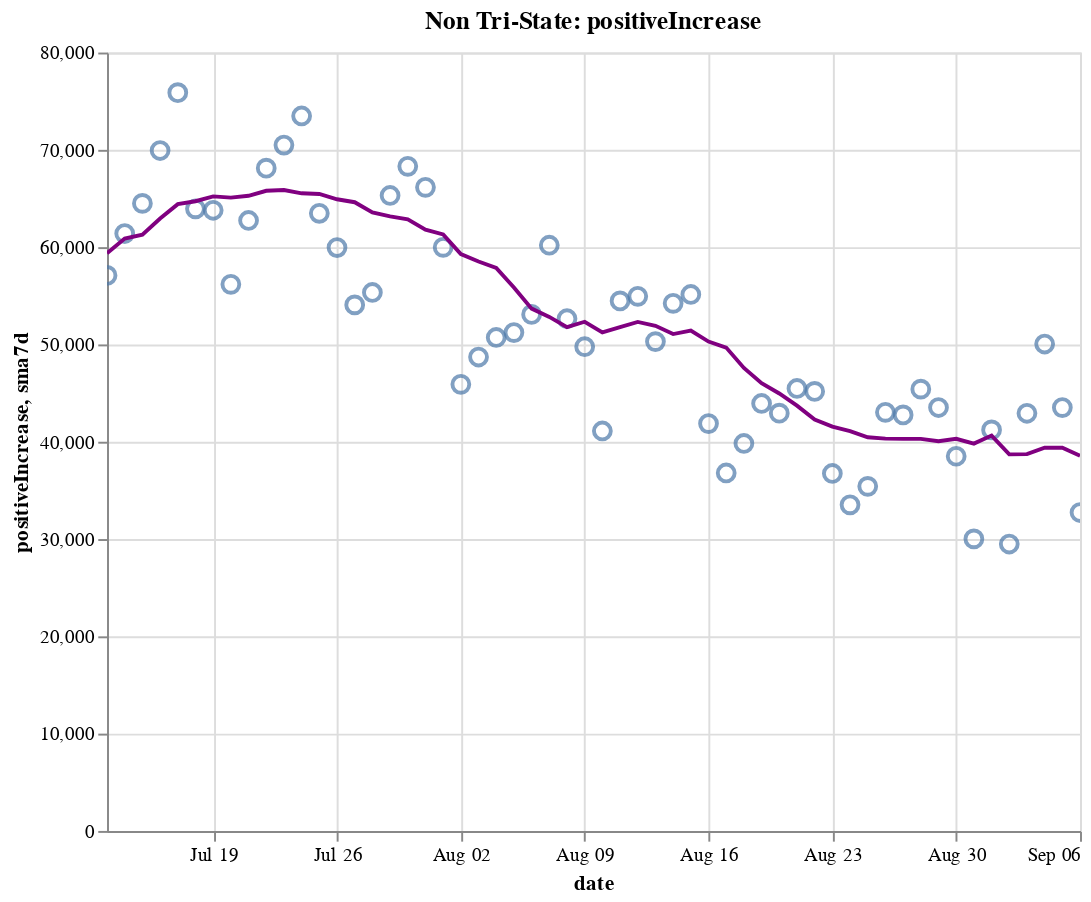

Notebook code for this chart:
### Code cell
create_plot(non_tristate, 'positiveIncrease')

### Figure 1 — Vega-Lite specification as saved in the notebook (floating-point values rounded to 4 significant figures)
{"config": {"view": {"continuousWidth": 400, "continuousHeight": 300}}, "layer": [{"layer": [{"mark": {"type": "point", "size": 75}, "encoding": {"tooltip": [{"type": "temporal", "field": "date"}, {"type": "quantitative", "field": "positiveIncrease"}, {"type": "quantitative", "field": "sma7d"}], "x": {"type": "temporal", "field": "date"}, "y": {"type": "quantitative", "field": "positiveIncrease"}}, "selection": {"selector014": {"type": "interval", "bind": "scales", "encodings": ["x", "y"]}}}, {"mark": {"type": "line", "color": "purple"}, "encoding": {"x": {"type": "temporal", "field": "date"}, "y": {"type": "quantitative", "field": "sma7d"}}}]}, {"mark": {"type": "rule", "color": "#aaa"}, "encoding": {"x": {"type": "temporal", "field": "date"}}, "transform": [{"filter": {"selection": "selector013"}}]}, {"mark": "circle", "encoding": {"opacity": {"condition": {"value": 1, "selection": "selector013"}, "value": 0}, "tooltip": [{"type": "temporal", "field": "date"}, {"type": "quantitative", "field": "positiveIncrease"}, {"type": "quantitative", "field": "sma7d"}], "x": {"type": "temporal", "field": "date"}, "y": {"type": "quantitative", "field": "positiveIncrease"}}, "selection": {"selector013": {"type": "single", "encodings": ["x"], "on": "mouseover", "nearest": true, "empty": "none"}}}, {"mark": {"type": "text", "align": "left", "dx": 5, "dy": -5, "stroke": "white", "strokeWidth": 2}, "encoding": {"text": {"type": "quantitative", "field": "positiveIncrease"}, "tooltip": [{"type": "temporal", "field": "date"}, {"type": "quantitative", "field": "positiveIncrease"}, {"type": "quantitative", "field": "sma7d"}], "x": {"type": "temporal", "field": "date"}, "y": {"type": "quantitative", "field": "positiveIncrease"}}, "transform": [{"filter": {"selection": "selector013"}}]}, {"mark": {"type": "text", "align": "left", "dx": 5, "dy": -5}, "encoding": {"text": {"type": "quantitative", "field": "positiveIncrease"}, "tooltip": [{"type": "temporal", "field": "date"}, {"type": "quantitative", "field": "positiveIncrease"}, {"type": "quantitative", "field": "sma7d"}], "x": {"type": "temporal", "field": "date"}, "y": {"type": "quantitative", "field": "positiveIncrease"}}, "transform": [{"filter": {"selection": "selector013"}}]}], "data": {"name": "data-cf6696054ac56747e70dc4a03b8e8aa6"}, "height": 400, "title": "Non Tri-State: positiveIncrease", "width": 500, "$schema": "https://vega.github.io/schema/vega-lite/v4.8.1.json", "datasets": {"data-cf6696054ac56747e70dc4a03b8e8aa6": [{"date": "2020-07-13T00:00:00", "totalTestResultsIncrease": 622800.0, "positiveIncrease": 57090.0, "death": 83080.0, "deathIncrease": 275.0, "positiveRate": 0.092, "state": "Non Tri-State", "sma7d": 59380.0}, {"date": "2020-07-14T00:00:00", "totalTestResultsIncrease": 677000.0, "positiveIncrease": 61400.0, "death": 83790.0, "deathIncrease": 708.0, "positiveRate": 0.091, "state": "Non Tri-State", "sma7d": 60890.0}, {"date": "2020-07-15T00:00:00", "totalTestResultsIncrease": 677000.0, "positiveIncrease": 64500.0, "death": 84610.0, "deathIncrease": 816.0, "positiveRate": 0.095, "state": "Non Tri-State", "sma7d": 61280.0}, {"date": "2020-07-16T00:00:00", "totalTestResultsIncrease": 727800.0, "positiveIncrease": 69930.0, "death": 85500.0, "deathIncrease": 896.0, "positiveRate": 0.096, "state": "Non Tri-State", "sma7d": 62950.0}, {"date": "2020-07-17T00:00:00", "totalTestResultsIncrease": 752000.0, "positiveIncrease": 75880.0, "death": 86420.0, "deathIncrease": 915.0, "positiveRate": 0.101, "state": "Non Tri-State", "sma7d": 64420.0}, {"date": "2020-07-18T00:00:00", "totalTestResultsIncrease": 681400.0, "positiveIncrease": 63930.0, "death": 87260.0, "deathIncrease": 846.0, "positiveRate": 0.094, "state": "Non Tri-State", "sma7d": 64720.0}, {"date": "2020-07-19T00:00:00", "totalTestResultsIncrease": 703600.0, "positiveIncrease": 63790.0, "death": 87770.0, "deathIncrease": 506.0, "positiveRate": 0.091, "state": "Non Tri-State", "sma7d": 65220.0}, {"date": "2020-07-20T00:00:00", "totalTestResultsIncrease": 645700.0, "positiveIncrease": 56180.0, "death": 88110.0, "deathIncrease": 335.0, "positiveRate": 0.087, "state": "Non Tri-State", "sma7d": 65090.0}, {"date": "2020-07-21T00:00:00", "totalTestResultsIncrease": 673600.0, "positiveIncrease": 62740.0, "death": 89120.0, "deathIncrease": 1014.0, "positiveRate": 0.093, "state": "Non Tri-State", "sma7d": 65280.0}, {"date": "2020-07-22T00:00:00", "totalTestResultsIncrease": 699400.0, "positiveIncrease": 68110.0, "death": 90260.0, "deathIncrease": 1137.0, "positiveRate": 0.097, "state": "Non Tri-State", "sma7d": 65790.0}, {"date": "2020-07-23T00:00:00", "totalTestResultsIncrease": 744000.0, "positiveIncrease": 70490.0, "death": 91270.0, "deathIncrease": 1015.0, "positiveRate": 0.095, "state": "Non Tri-State", "sma7d": 65870.0}, {"date": "2020-07-24T00:00:00", "totalTestResultsIncrease": 803900.0, "positiveIncrease": 73480.0, "death": 92400.0, "deathIncrease": 1129.0, "positiveRate": 0.091, "state": "Non Tri-State", "sma7d": 65530.0}, {"date": "2020-07-25T00:00:00", "totalTestResultsIncrease": 719000.0, "positiveIncrease": 63480.0, "death": 93400.0, "deathIncrease": 999.0, "positiveRate": 0.088, "state": "Non Tri-State", "sma7d": 65470.0}, {"date": "2020-07-26T00:00:00", "totalTestResultsIncrease": 732400.0, "positiveIncrease": 59960.0, "death": 93940.0, "deathIncrease": 544.0, "positiveRate": 0.082, "state": "Non Tri-State", "sma7d": 64920.0}, {"date": "2020-07-27T00:00:00", "totalTestResultsIncrease": 642900.0, "positiveIncrease": 54070.0, "death": 94970.0, "deathIncrease": 1026.0, "positiveRate": 0.084, "state": "Non Tri-State", "sma7d": 64620.0}, {"date": "2020-07-28T00:00:00", "totalTestResultsIncrease": 672600.0, "positiveIncrease": 55340.0, "death": 96060.0, "deathIncrease": 1086.0, "positiveRate": 0.082, "state": "Non Tri-State", "sma7d": 63560.0}, {"date": "2020-07-29T00:00:00", "totalTestResultsIncrease": 730700.0, "positiveIncrease": 65310.0, "death": 97520.0, "deathIncrease": 1466.0, "positiveRate": 0.089, "state": "Non Tri-State", "sma7d": 63160.0}, {"date": "2020-07-30T00:00:00", "totalTestResultsIncrease": 711300.0, "positiveIncrease": 68310.0, "death": 98750.0, "deathIncrease": 1229.0, "positiveRate": 0.096, "state": "Non Tri-State", "sma7d": 62850.0}, {"date": "2020-07-31T00:00:00", "totalTestResultsIncrease": 611000.0, "positiveIncrease": 66150.0, "death": 100000.0, "deathIncrease": 1295.0, "positiveRate": 0.108, "state": "Non Tri-State", "sma7d": 61800.0}, {"date": "2020-08-01T00:00:00", "totalTestResultsIncrease": 662600.0, "positiveIncrease": 59980.0, "death": 101200.0, "deathIncrease": 1164.0, "positiveRate": 0.091, "state": "Non Tri-State", "sma7d": 61300.0}, {"date": "2020-08-02T00:00:00", "totalTestResultsIncrease": 591300.0, "positiveIncrease": 45900.0, "death": 101700.0, "deathIncrease": 486.0, "positiveRate": 0.078, "state": "Non Tri-State", "sma7d": 59290.0}, {"date": "2020-08-03T00:00:00", "totalTestResultsIncrease": 639400.0, "positiveIncrease": 48710.0, "death": 102200.0, "deathIncrease": 502.0, "positiveRate": 0.076, "state": "Non Tri-State", "sma7d": 58530.0}, {"date": "2020-08-04T00:00:00", "totalTestResultsIncrease": 638600.0, "positiveIncrease": 50720.0, "death": 103400.0, "deathIncrease": 1241.0, "positiveRate": 0.079, "state": "Non Tri-State", "sma7d": 57870.0}, {"date": "2020-08-05T00:00:00", "totalTestResultsIncrease": 593000.0, "positiveIncrease": 51220.0, "death": 104800.0, "deathIncrease": 1335.0, "positiveRate": 0.086, "state": "Non Tri-State", "sma7d": 55850.0}, {"date": "2020-08-06T00:00:00", "totalTestResultsIncrease": 642000.0, "positiveIncrease": 53090.0, "death": 106000.0, "deathIncrease": 1238.0, "positiveRate": 0.083, "state": "Non Tri-State", "sma7d": 53680.0}, {"date": "2020-08-07T00:00:00", "totalTestResultsIncrease": 685100.0, "positiveIncrease": 60200.0, "death": 107300.0, "deathIncrease": 1313.0, "positiveRate": 0.088, "state": "Non Tri-State", "sma7d": 52830.0}, {"date": "2020-08-08T00:00:00", "totalTestResultsIncrease": 608500.0, "positiveIncrease": 52640.0, "death": 108400.0, "deathIncrease": 1075.0, "positiveRate": 0.087, "state": "Non Tri-State", "sma7d": 51780.0}, {"date": "2020-08-09T00:00:00", "totalTestResultsIncrease": 609200.0, "positiveIncrease": 49760.0, "death": 109000.0, "deathIncrease": 604.0, "positiveRate": 0.082, "state": "Non Tri-State", "sma7d": 52330.0}, {"date": "2020-08-10T00:00:00", "totalTestResultsIncrease": 626400.0, "positiveIncrease": 41110.0, "death": 109400.0, "deathIncrease": 417.0, "positiveRate": 0.066, "state": "Non Tri-State", "sma7d": 51250.0}, {"date": "2020-08-11T00:00:00", "totalTestResultsIncrease": 648300.0, "positiveIncrease": 54470.0, "death": 110700.0, "deathIncrease": 1307.0, "positiveRate": 0.084, "state": "Non Tri-State", "sma7d": 51780.0}, {"date": "2020-08-12T00:00:00", "totalTestResultsIncrease": 378700.0, "positiveIncrease": 54950.0, "death": 112200.0, "deathIncrease": 1495.0, "positiveRate": 0.145, "state": "Non Tri-State", "sma7d": 52320.0}, {"date": "2020-08-13T00:00:00", "totalTestResultsIncrease": 776600.0, "positiveIncrease": 50290.0, "death": 113400.0, "deathIncrease": 1145.0, "positiveRate": 0.065, "state": "Non Tri-State", "sma7d": 51920.0}, {"date": "2020-08-14T00:00:00", "totalTestResultsIncrease": 740400.0, "positiveIncrease": 54220.0, "death": 114600.0, "deathIncrease": 1199.0, "positiveRate": 0.073, "state": "Non Tri-State", "sma7d": 51060.0}, {"date": "2020-08-15T00:00:00", "totalTestResultsIncrease": 636500.0, "positiveIncrease": 55140.0, "death": 115800.0, "deathIncrease": 1200.0, "positiveRate": 0.087, "state": "Non Tri-State", "sma7d": 51420.0}, {"date": "2020-08-16T00:00:00", "totalTestResultsIncrease": 683900.0, "positiveIncrease": 41870.0, "death": 116400.0, "deathIncrease": 611.0, "positiveRate": 0.061, "state": "Non Tri-State", "sma7d": 50290.0}, {"date": "2020-08-17T00:00:00", "totalTestResultsIncrease": 548000.0, "positiveIncrease": 36790.0, "death": 116800.0, "deathIncrease": 394.0, "positiveRate": 0.067, "state": "Non Tri-State", "sma7d": 49680.0}, {"date": "2020-08-18T00:00:00", "totalTestResultsIncrease": 564300.0, "positiveIncrease": 39820.0, "death": 118000.0, "deathIncrease": 1178.0, "positiveRate": 0.071, "state": "Non Tri-State", "sma7d": 47580.0}, {"date": "2020-08-19T00:00:00", "totalTestResultsIncrease": 558900.0, "positiveIncrease": 43930.0, "death": 119400.0, "deathIncrease": 1402.0, "positiveRate": 0.079, "state": "Non Tri-State", "sma7d": 46010.0}, {"date": "2020-08-20T00:00:00", "totalTestResultsIncrease": 582400.0, "positiveIncrease": 42940.0, "death": 120500.0, "deathIncrease": 1122.0, "positiveRate": 0.074, "state": "Non Tri-State", "sma7d": 44960.0}, {"date": "2020-08-21T00:00:00", "totalTestResultsIncrease": 622200.0, "positiveIncrease": 45480.0, "death": 121600.0, "deathIncrease": 1109.0, "positiveRate": 0.073, "state": "Non Tri-State", "sma7d": 43710.0}, {"date": "2020-08-22T00:00:00", "totalTestResultsIncrease": 645900.0, "positiveIncrease": 45170.0, "death": 122600.0, "deathIncrease": 1023.0, "positiveRate": 0.07, "state": "Non Tri-State", "sma7d": 42290.0}, {"date": "2020-08-23T00:00:00", "totalTestResultsIncrease": 555200.0, "positiveIncrease": 36740.0, "death": 123200.0, "deathIncrease": 563.0, "positiveRate": 0.066, "state": "Non Tri-State", "sma7d": 41550.0}, {"date": "2020-08-24T00:00:00", "totalTestResultsIncrease": 547000.0, "positiveIncrease": 33520.0, "death": 123500.0, "deathIncrease": 333.0, "positiveRate": 0.061, "state": "Non Tri-State", "sma7d": 41080.0}, {"date": "2020-08-25T00:00:00", "totalTestResultsIncrease": 552300.0, "positiveIncrease": 35410.0, "death": 124600.0, "deathIncrease": 1138.0, "positiveRate": 0.064, "state": "Non Tri-State", "sma7d": 40460.0}, {"date": "2020-08-26T00:00:00", "totalTestResultsIncrease": 545500.0, "positiveIncrease": 43030.0, "death": 125900.0, "deathIncrease": 1280.0, "positiveRate": 0.079, "state": "Non Tri-State", "sma7d": 40330.0}, {"date": "2020-08-27T00:00:00", "totalTestResultsIncrease": 625700.0, "positiveIncrease": 42760.0, "death": 127000.0, "deathIncrease": 1116.0, "positiveRate": 0.068, "state": "Non Tri-State", "sma7d": 40300.0}, {"date": "2020-08-28T00:00:00", "totalTestResultsIncrease": 671000.0, "positiveIncrease": 45410.0, "death": 128000.0, "deathIncrease": 1011.0, "positiveRate": 0.068, "state": "Non Tri-State", "sma7d": 40290.0}, {"date": "2020-08-29T00:00:00", "totalTestResultsIncrease": 623200.0, "positiveIncrease": 43520.0, "death": 129100.0, "deathIncrease": 1005.0, "positiveRate": 0.07, "state": "Non Tri-State", "sma7d": 40050.0}, {"date": "2020-08-30T00:00:00", "totalTestResultsIncrease": 617900.0, "positiveIncrease": 38510.0, "death": 129500.0, "deathIncrease": 463.0, "positiveRate": 0.062, "state": "Non Tri-State", "sma7d": 40310.0}, {"date": "2020-08-31T00:00:00", "totalTestResultsIncrease": 552200.0, "positiveIncrease": 30020.0, "death": 129900.0, "deathIncrease": 357.0, "positiveRate": 0.054, "state": "Non Tri-State", "sma7d": 39810.0}, {"date": "2020-09-01T00:00:00", "totalTestResultsIncrease": 606900.0, "positiveIncrease": 41210.0, "death": 130900.0, "deathIncrease": 1018.0, "positiveRate": 0.068, "state": "Non Tri-State", "sma7d": 40640.0}, {"date": "2020-09-02T00:00:00", "totalTestResultsIncrease": 506300.0, "positiveIncrease": 29490.0, "death": 131900.0, "deathIncrease": 1015.0, "positiveRate": 0.058, "state": "Non Tri-State", "sma7d": 38700.0}, {"date": "2020-09-03T00:00:00", "totalTestResultsIncrease": 603200.0, "positiveIncrease": 42930.0, "death": 133000.0, "deathIncrease": 1055.0, "positiveRate": 0.071, "state": "Non Tri-State", "sma7d": 38730.0}, {"date": "2020-09-04T00:00:00", "totalTestResultsIncrease": 764500.0, "positiveIncrease": 50040.0, "death": 133900.0, "deathIncrease": 986.0, "positiveRate": 0.065, "state": "Non Tri-State", "sma7d": 39390.0}, {"date": "2020-09-05T00:00:00", "totalTestResultsIncrease": 706200.0, "positiveIncrease": 43510.0, "death": 134900.0, "deathIncrease": 906.0, "positiveRate": 0.062, "state": "Non Tri-State", "sma7d": 39390.0}, {"date": "2020-09-06T00:00:00", "totalTestResultsIncrease": 615800.0, "positiveIncrease": 32730.0, "death": 135300.0, "deathIncrease": 436.0, "positiveRate": 0.053, "state": "Non Tri-State", "sma7d": 38560.0}]}}
